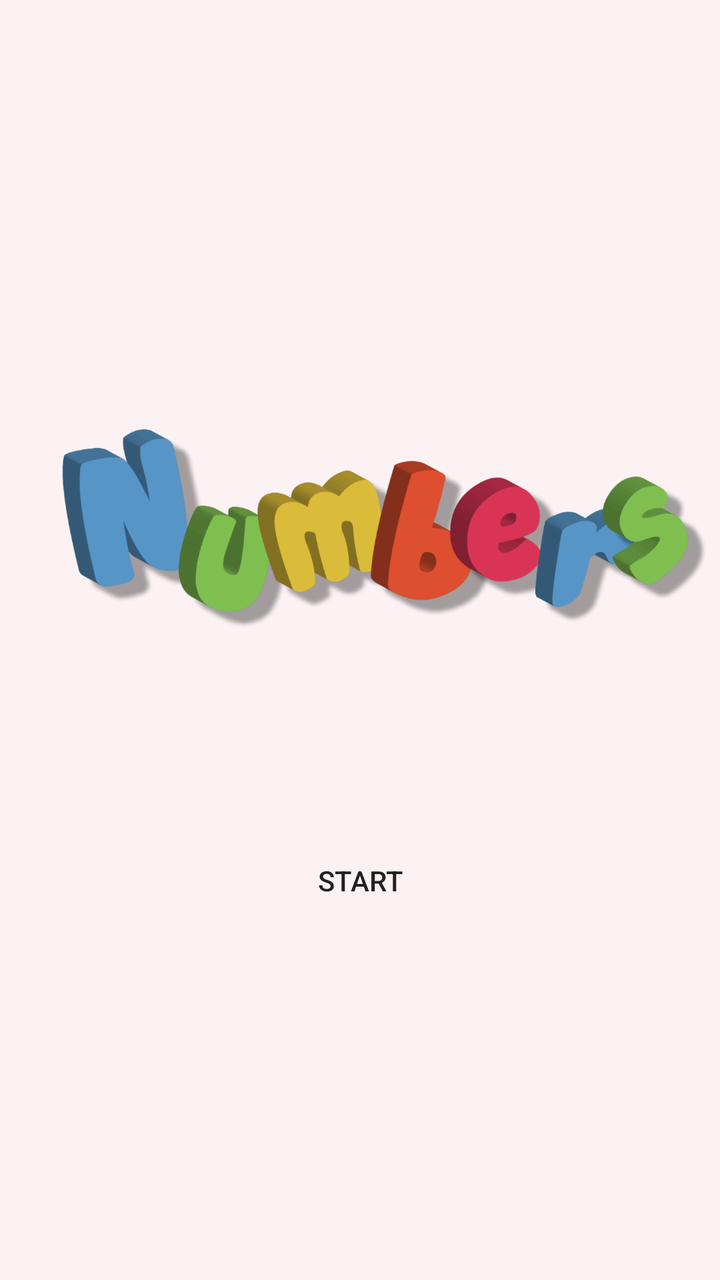
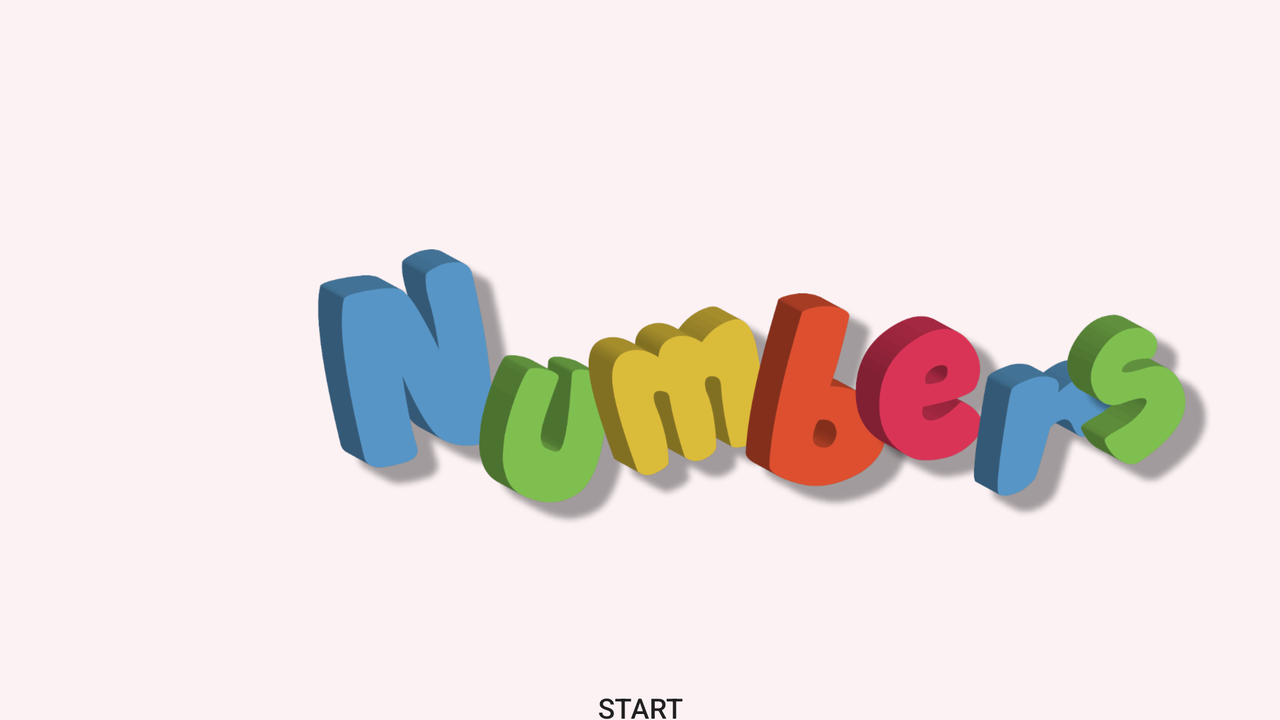

Compare how this app lays out the same screen by default and in its alternative resource folder. The renders come first, then the two layout files and the values they reference.
<!-- AndroidManifest.xml: application theme AppTheme -->
<!-- res/layout/activity_main.xml -->
<?xml version="1.0" encoding="utf-8"?>
<RelativeLayout xmlns:android="http://schemas.android.com/apk/res/android"
    xmlns:app="http://schemas.android.com/apk/res-auto"
    xmlns:tools="http://schemas.android.com/tools"
    android:layout_width="match_parent"
    android:layout_height="match_parent"
    tools:context="com.example.android.numbersquiz.MainActivity">

    <ImageView
        android:id="@+id/logo"
        android:layout_width="wrap_content"
        android:layout_height="wrap_content"
        android:layout_alignParentTop="true"
        android:layout_centerHorizontal="true"
        android:layout_marginTop="@dimen/bigTopMargin"
        android:src="@drawable/logo" />

    <Button
        android:id="@+id/start_button"
        style="@style/Button"
        android:layout_width="wrap_content"
        android:layout_height="wrap_content"
        android:layout_below="@+id/logo"
        android:layout_marginTop="@dimen/marginTop"
        android:text="@string/start"
        android:onClick="onClick"
        />


</RelativeLayout>
<!-- resources referenced by this layout -->
<resources>
  <dimen name="bigTopMargin">148dp</dimen>
  <dimen name="marginTop">42dp</dimen>
  <!-- drawable logo: png bitmap (drawable, 51156 bytes) -->
  <string name="start">Start</string>
  <style name="Button">
          <item name="android:background">@android:color/transparent</item>
          <item name="android:layout_gravity">center</item>
          <item name="android:layout_centerHorizontal">true</item>
          <item name="android:layout_marginTop">@dimen/marginTop</item>
      </style>
  <style name="AppTheme" parent="Theme.AppCompat.Light.NoActionBar">
          
          <item name="colorPrimary">@color/colorPrimary</item>
          <item name="colorPrimaryDark">@color/colorPrimaryDark</item>
          <item name="colorAccent">@color/colorAccent</item>
          <item name="android:colorBackground">@color/color_background</item>
      </style>
  <color name="colorPrimary">#64ace4</color>
  <color name="colorPrimaryDark">#287db2</color>
  <color name="colorAccent">#e95664</color>
  <color name="color_background">#fcf2f4</color>
</resources>
<!-- res/layout-land/activity_main.xml (the repository's variant of the layout above) -->
<!-- drawn on the phone turned sideways -->
<?xml version="1.0" encoding="utf-8"?>
<RelativeLayout
    xmlns:android="http://schemas.android.com/apk/res/android"
    xmlns:app="http://schemas.android.com/apk/res-auto"
    xmlns:tools="http://schemas.android.com/tools"
    android:layout_width="match_parent"
    android:layout_height="match_parent"
    tools:context="com.example.android.numbersquiz.MainActivity">

    <ImageView
        android:id="@+id/logo"
        android:layout_width="wrap_content"
        android:layout_height="wrap_content"
        android:layout_alignParentEnd="true"
        android:layout_alignParentRight="true"
        android:layout_alignParentTop="true"
        android:layout_marginEnd="25dp"
        android:layout_marginRight="25dp"
        android:layout_marginTop="76dp"
        android:src="@drawable/logo" />

    <Button
        android:id="@+id/start_button"
        style="@style/Button"
        android:layout_width="wrap_content"
        android:layout_height="wrap_content"
        android:layout_below="@+id/logo"
        android:layout_marginTop="@dimen/marginTop"
        android:text="@string/start"
        android:onClick="onClick"
        />


</RelativeLayout>
<!-- resources referenced by the variant -->
<!-- as the phone turned sideways resolves them -->
<resources>
  <dimen name="marginTop">42dp</dimen>
  <!-- drawable logo: png bitmap (drawable, 51156 bytes) -->
  <string name="start">Start</string>
  <style name="Button">
          <item name="android:background">@android:color/transparent</item>
          <item name="android:layout_gravity">center</item>
          <item name="android:layout_centerHorizontal">true</item>
          <item name="android:layout_marginTop">@dimen/marginTop</item>
      </style>
  <style name="AppTheme" parent="Theme.AppCompat.Light.NoActionBar">
          
          <item name="colorPrimary">@color/colorPrimary</item>
          <item name="colorPrimaryDark">@color/colorPrimaryDark</item>
          <item name="colorAccent">@color/colorAccent</item>
          <item name="android:colorBackground">@color/color_background</item>
      </style>
  <color name="colorPrimary">#64ace4</color>
  <color name="colorPrimaryDark">#287db2</color>
  <color name="colorAccent">#e95664</color>
  <color name="color_background">#fcf2f4</color>
</resources>
